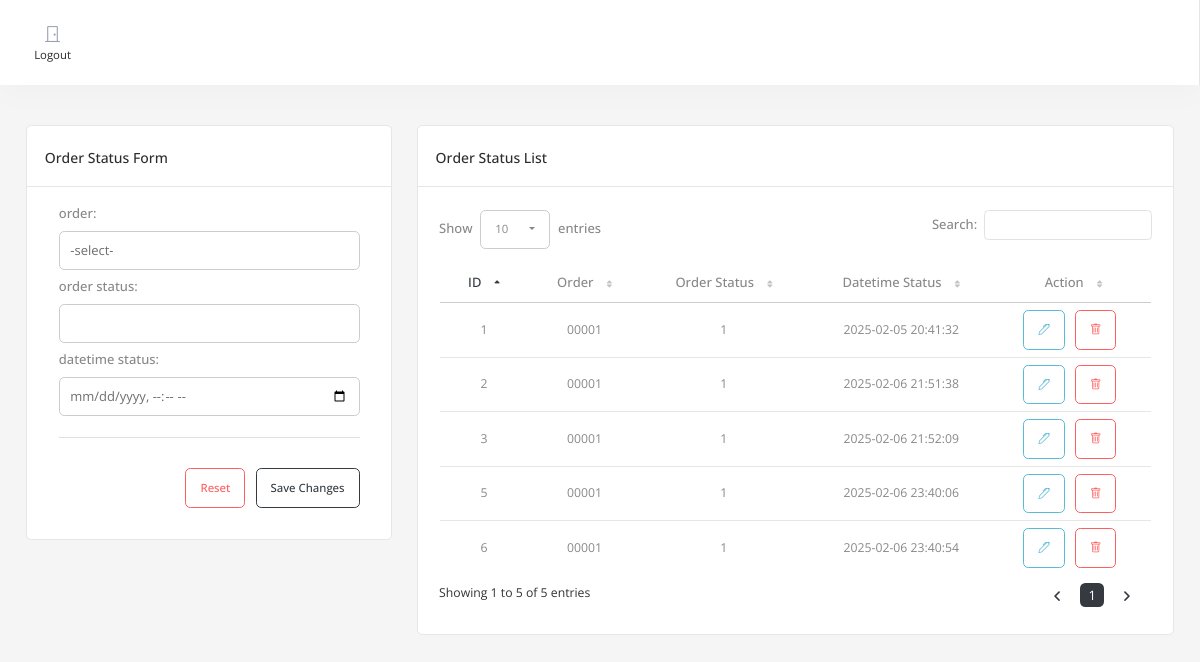
The page /order_status.php on the database its author committed.
### tables this page shows
CREATE TABLE `tbl_order_status` (
  `tbl_order_status_id` int(11) NOT NULL,
  `tbl_order_id` int(11) NOT NULL,
  `order_status` text NOT NULL,
  `datetime_status` datetime NOT NULL DEFAULT current_timestamp()
);

CREATE TABLE `tbl_order` (
  `tbl_order_id` int(11) NOT NULL,
  `order_no` text NOT NULL,
  `datetime_order` datetime NOT NULL DEFAULT current_timestamp(),
  `tbl_address_id` int(11) NOT NULL,
  `tbl_customer_id` int(11) NOT NULL,
  `tbl_association_id` int(11) NOT NULL,
  `current_status` text NOT NULL
);

### class/method.php (called while the page is built, shortened)
<?php
class method
{
    function __construct()
    {
        $servername = "localhost";
        $username = "root";
        $password = "";
        $database = "db_agrikulture";
        try {
            $conn = new PDO(
                "mysql:host=$servername;dbname=$database",
                $username,
                $password
            );
            $conn->setAttribute(PDO::ATTR_ERRMODE, PDO::ERRMODE_EXCEPTION);
            $this->conn = $conn;
        } catch (PDOException $e) {
            echo "Connection failed: " . $e->getMessage();
            die;
        }
    }
    function selectRaw()
    {
        $sql = $this->sql;
        $stmt = $this->conn->prepare($sql);
        $stmt->execute();
        return $stmt->fetchAll(PDO::FETCH_ASSOC);
    }
}
$m = new method();

### order_status.php (the view, shortened to what this page needs)
<?php
include "layout/header.php";
?>
<div class='container-fluid'><div class='row mt-3'>
    <div class="col-lg-4 col-sm-12 mb-3">
        <div class="">
            <div class="">
<div class="card">
    <div class="card-header">
        <div>
            <h4 class="card-title">order status Form</h4>
        </div>
    </div>
    <div class="card-body">
        <div class="basic-form ps-3 pe-3 pb-3">
            <form method="post" action="functions/post.php" class="form-valide-with-icon needs-validation" novalidate id="frm-row" enctype="multipart/form-data">
                <div id="form-div-order_status">
                    <div class="form-source">
                        <div class='row'>
                                                                <div class='col-md-12 form-group '>
                                        <div class='row mb-2'>
                                            <label for='order_status-tbl_order_id' class="text-label form-label">order:</label>
                                            <div class=''>
                                                <select name='tbl_order_status-tbl_order_id[]' id='order_status-tbl_order_id' class='form-control editable ' required>
                                                    <option value=''>-select-</option>
<?php
$sql = "SELECT * FROM tbl_order";
$m->sql = $sql;
 ?>
                                                </select>
                                            </div>
                                        </div>
                                    </div>
                                                                    <div class='col-md-12 form-group '>
                                        <div class='row mb-2'>
                                            <label for='order_status-order_status' class="text-label form-label">order status:</label>
                                            <div class=''>
                                                <input type='text' name='tbl_order_status-order_status[]' id='order_status-order_status' class='form-control editable ' value='' required>
                                            </div>
                                        </div>
                                    </div>
                                                                    <div class='col-md-12 form-group '>
                                        <div class='row mb-2'>
                                            <label for='order_status-datetime_status' class="text-label form-label">datetime status:</label>
                                            <div class=''>
                                                <input type='datetime-local' name='tbl_order_status-datetime_status[]' id='order_status-datetime_status' class='form-control editable ' value='' required>
                                            </div>
                                        </div>
                                    </div>
                                                        </div>
                    </div>
                </div>
                <div class='row'>
                    <div class='col-12 text-end add-btns'>
                        <hr style="margin-bottom: 30px">
                        <button type='reset' class='btn btn-outline-danger me-2'>Reset</button>
                        <button type='submit' class='btn btn-outline-primary'>Save Changes</button>
                    </div>
                </div>
            </form>
        </div>
    </div>
</div>
            </div>
        </div>
    </div>
        <div class="col-lg-8 mb-3">
            <div class="row">
                <div class="col-lg-12">
                    <div class="card dz-card">
                        <div class="card-header flex-wrap">
                            <div>
                                <h4 class="card-title">order status List</h4>
                            </div>
                        </div>
                        <div class="tab-content">
                            <div class="tab-pane fade show active p-4">
<?php
$sql = "SELECT * FROM tbl_order_status  LEFT JOIN tbl_order ON tbl_order.tbl_order_id=tbl_order_status.tbl_order_id";
$m->sql = $sql;
$record = $m->selectRaw();
?>
<div class="table-responsive">
    <table id="datatable-order_status" class="dt-table display table" style="width: calc(100% - 2px)">
        <thead>
            <tr class='text-center'>
                                    <td class='text-center'>
                        <label class='mb-0'>ID</label>
                    </td>
                                    <td class='text-center'>
                        <label class='mb-0'>Order</label>
                    </td>
                                    <td class='text-center'>
                        <label class='mb-0'>Order Status</label>
                    </td>
                                    <td class='text-center'>
                        <label class='mb-0'>Datetime Status</label>
                    </td>
                                                    <td class=" text-center">
                        <label class='mb-0'>Action</label>
                    </td>
                            </tr>
        </thead>
        <tbody>
<?php
foreach($record as $k => $r)
{
extract($r);
?>
                <tr>
                                                                                            <td class="text-center">
<?= $tbl_order_status_id; ?></td>
                                                                                            <td class="text-center">
<?= $order_no; ?></td>
                                                                                            <td class="text-center">
<?= $tbl_order_id; ?></td>
                                                                                            <td class="text-center">
<?= $datetime_status; ?></td>
                                                                <td class="text-center ">
<button type="button" class="btn btn-outline-info btn-action me-2" onclick="editInfo(<?= $k ?>)"><i class="bi bi-pen"></i></button>
<button type="button" class="btn btn-outline-danger btn-action me-2" onclick="deleteInfo('tbl_order_status','tbl_order_status_id',<?=  $tbl_order_status_id;  ?>)"><i class="bi bi-trash"></i></button>
</td>
                                    </tr>
<?php
}
?>
        </tbody>
    </table>
</div>                            </div>
                        </div>
                    </div>
                </div>
            </div>
        </div>
</div></div>
<?php
include "layout/footer.php";
?>

### layout/header.php (shortened to what this page needs)
<?php
include "class/method.php";
?>
<!DOCTYPE html>
<html lang="en">
<head>
	<link href="vendor/bootstrap-select/dist/css/bootstrap-select.min.css" rel="stylesheet">
	<link href="vendor/swiper/css/swiper-bundle.min.css" rel="stylesheet">
	<link href="vendor/datatables/css/jquery.dataTables.min.css" rel="stylesheet">
	<link href="https://cdn.datatables.net/buttons/1.6.4/css/buttons.bootstrap.min.css" rel="stylesheet">
	<link href="vendor/bootstrap-datetimepicker/css/bootstrap-datetimepicker.min.css" rel="stylesheet">
	<link href="vendor/tagify/dist/tagify.css" rel="stylesheet">
	<link href="css/style.css" rel="stylesheet">
	<link rel="stylesheet" href="http://cdn.datatables.net/responsive/1.0.2/css/dataTables.responsive.css" />
</head>
<body data-typography="opensans" data-theme-version="light" data-layout="horizontal" data-nav-headerbg="color_1" data-headerbg="color_1" data-sidebar-style="modern" data-sidebarbg="color_1" data-sidebar-position="static" data-header-position="static" data-container="wide" direction="ltr" data-primary="color_12" data-secondary="color_1" class="loaded">
	<div id="main-wrapper">
		<?php
		include 'layout/sidebar.php';
		?>
		<div class="content-body">

### layout/sidebar.php (shortened to what this page needs)
<div class="deznav">
    <div class="deznav-scroll">
        <ul class="metismenu" id="menu">
            <li>
                <a href="logout.php" class="" aria-expanded="false">
                    <div class="menu-icon">
                        <i class="bi bi-door-closed " style="font-size: 17px;"></i>
                    </div>
                    <span class="nav-text">Logout</span>
                </a>
            </li>
        </ul>
    </div>
</div>

### layout/footer.php (shortened to what this page needs)
</div>
</div>
</body>
</html>

### layout/header.php (style rules this page uses)
.dt-table tbody tr td.sorting_1 span, .dt-table thead tr td.sorting_asc label, .dt-table thead tr td.sorting_desc label, table.dataTable thead td.sorting_asc:after, table.dataTable thead td.sorting_desc:after { color: var(--primary) !important; }

### rows shown on the page
tbl_order_status: tbl_order_status_id "1", tbl_order.order_no "00001", tbl_order.tbl_order_id "1", datetime_status "2025-02-05 20:41:32"
tbl_order_status: tbl_order_status_id "2", tbl_order.order_no "00001", tbl_order.tbl_order_id "1", datetime_status "2025-02-06 21:51:38"
tbl_order_status: tbl_order_status_id "3", tbl_order.order_no "00001", tbl_order.tbl_order_id "1", datetime_status "2025-02-06 21:52:09"
tbl_order_status: tbl_order_status_id "5", tbl_order.order_no "00001", tbl_order.tbl_order_id "1", datetime_status "2025-02-06 23:40:06"
tbl_order_status: tbl_order_status_id "6", tbl_order.order_no "00001", tbl_order.tbl_order_id "1", datetime_status "2025-02-06 23:40:54"
